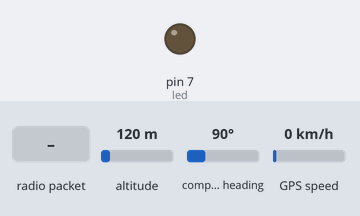
A sketch run on a simulated Arduino Uno, built with avr-gcc and run on an emulated ATmega328P. Parts: output pins drawn as LEDs (lit = HIGH). Inputs (shaded band) come from the test bench; at power-on: altitude 120 m, compass heading 90°, GPS speed 0 km/h. The GPS gets a fix after 3 s at 37.7749, -122.4194 with 8 satellites; no radio packets arrive unless stated; what the sketch prints to the serial monitor is not drawn.

Above: at 1.2 s.
1.3 s: radio packet "5" arrives
At 7.09 s:
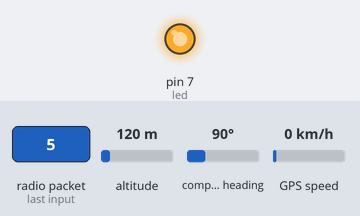
Timing chart, 0 to 8.6 s (numbered marks = the images above; inputs shaded):
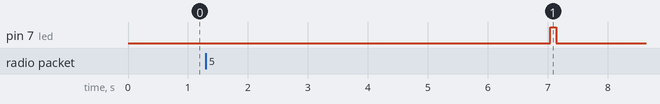

Measured:
- after the input at 1.3 s, pin 7 (led): LOW → HIGH after 5.7 s, → LOW 0.10 s later

The sketch:

GPS_WORKS__.ino
```cpp
/*
 * Created by Mo.Msaad 2020
 * Server node LoRa Gps Shield,reads data from Gps,
 * then receives data from client loRa Shield.
**/

#include <SoftwareSerial.h>
#include <TinyGPS.h>
#include <ArduinoJson.h>
#include <SPI.h>
#include <RH_RF95.h>
#define led 7

TinyGPS gps; //create object of class gps
RH_RF95 rf95;// same for radioHead
SoftwareSerial ss(4, 3);// TX , RX respectively
String UUID = "369c397d-cd83-4ac0-a30c-6728c3704a31";
bool newData = false;
//<------------------------------------------------------>Methods<------------------------------------------------------>

void setup(){
  Serial.begin(115200);
  ss.begin(9600);
   pinMode(led,OUTPUT);
  Serial.print("GPS started...");
  Serial.println();
  delay(10);
    if (!rf95.init()){
    Serial.println("init failed");
  }
    rf95.setFrequency(868.0);
}

void blinkLed(){
  digitalWrite(led,HIGH);
  delay(100);
  digitalWrite(led,LOW);
}

float communicate(){
   float b;
   if (rf95.available()){
    // Should be a message for us now
    char buf[8];
    uint8_t len = sizeof(buf);

    if (rf95.recv(buf, &len)){
//      Serial.print("Temperature from client Node: ");
      float a = atof(buf);
      b  = a/100;
//      Serial.println(b);
      blinkLed();
    }
    else
    {
      Serial.println("recv failed");
    }
  }
  Serial.print("Temperature from client Node: ");
  Serial.println(b);
  return b;
}


// getting gps data.
void getGps(){
  for (unsigned long start = millis(); millis() - start < 1000;){// For one second we parse GPS data and report some key values
    while (ss.available()){
      char c = ss.read();
      if (gps.encode(c)) // Did a new valid sentence come in?
        newData = true;
    }
  }
  if (newData){
    //data initialization and extraction
    int year;
    byte month, day, hour, minute, second, hundredths;
    unsigned long age;
    float flat, flon, falt;
    char sz[32];
    gps.crack_datetime(&year, &month, &day, &hour, &minute, &second, &hundredths, &age);
    gps.f_get_position(&flat, &flon, &age);
    sprintf(sz, "%02d/%02d/%02d %02d:%02d:%02d ", month, day, year, hour, minute, second);

    //data modulation
    DynamicJsonBuffer jBuffer;
    JsonObject& root = jBuffer.createObject();
    root["Device_id"] =   UUID;
    root["date"] =   sz;
    root["Latitude"] =   flat;
    root["Longtitude"] =   flon;
    root["Temperature"] = communicate();
    root.prettyPrintTo(Serial);//print or send later
    Serial.println();
  }
  else{
    Serial.println("** No characters received from GPS: check wiring, or wait until the GPS finds a signal **");
    }

}

void loop(){
  getGps();
  delay(5000);
}
```
